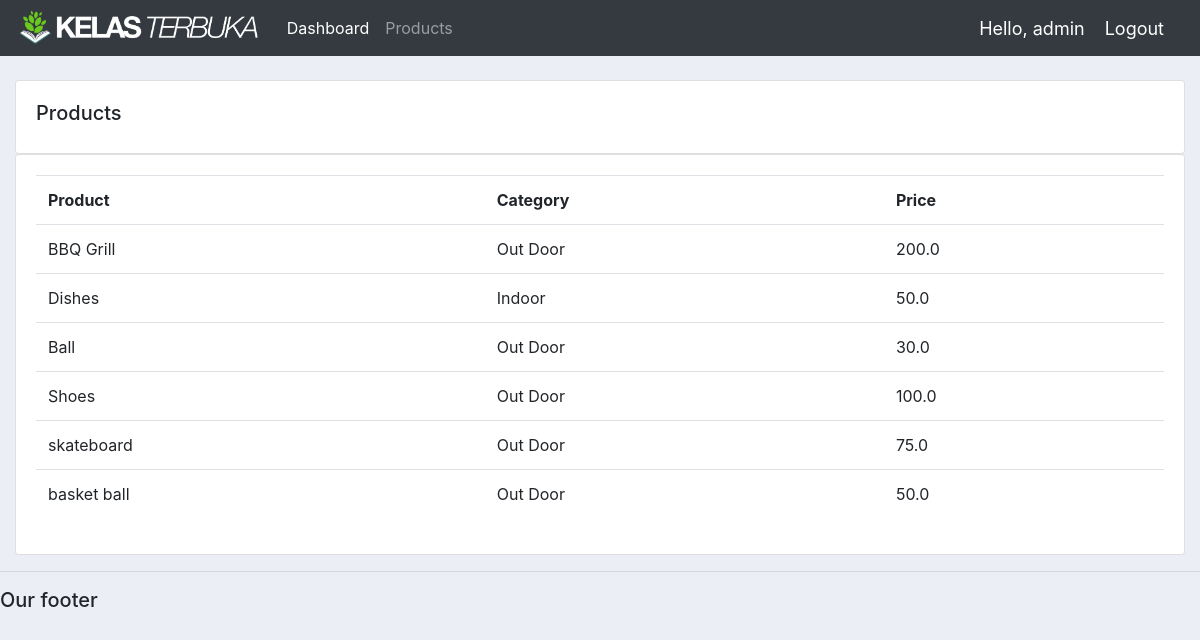
Screenshot of /products/ (signed in) with the database file from the repository.
### accounts/models.py (models this page shows, shortened)
class Product(models.Model):
	CATEGORY = (
			('Indoor', 'Indoor'),
			('Out Door', 'Out Door'),
			)
	name = models.CharField(max_length=200, null=True)
	price = models.FloatField(null=True)
	category = models.CharField(max_length=200, null=True, choices=CATEGORY)
	description = models.CharField(max_length=200, null=True, blank=True)
	date_created = models.DateTimeField(auto_now_add=True, null=True)
	tags = models.ManyToManyField(Tag)

### accounts/decorators.py (the view)
		def wrapper_func(request, *args, **kwargs):
			group = None
			if request.user.groups.exists():
				group = request.user.groups.all()[0].name
			if group in allowed_roles:
				return view_func(request, *args, **kwargs)
			else:
				return HttpResponse('You are not authorized to view this page')

### accounts/views.py (called while the page is built)
@login_required(login_url='accounts:login')
@allowed_users(allowed_roles=['admin'])
def products(request):
    products = Product.objects.all()
    return render(request, 'accounts/products.html', {'products' : products} )

### accounts/templates/accounts/products.html
{%  extends 'accounts/main.html' %}
{% block content %}
<br>
<div class="row">
    <div class="col-md">
        <div class="card card-body">
            <h5>Products</h5>
        </div>
        <div class="card card-body">
            <table class="table">
                <tr>
                    <th>Product</th>
                    <th>Category</th>
                    <th>Price</th>
                </tr>
                {% for i in products %}
                    <tr>
                        <td>{{i.name}}</td>
                        <td>{{i.category}}</td>
                        <td>{{i.price}}</td>
                    </tr>
                {% endfor %}
            </table>
        </div>
    </div>
</div>
{% endblock content %}

### accounts/templates/accounts/navbar.html (shortened to what this page needs)
{% load static %}
<nav class="navbar navbar-expand-lg navbar-dark bg-dark">
    <img style="height: 40px;" src="{% static 'images/logo3.png' %}">
    <div class="collapse navbar-collapse" id="navbarNav">
        <ul class="navbar-nav">
            {% if request.user.is_staff %}
            <li class="nav-item active">
                <a class="nav-link" href="{% url 'accounts:home' %}">Dashboard</a>
            </li>
            <li class="nav-item">
                <a class="nav-link" href="{% url 'accounts:products' %}">Products</a>
            </li>
            {% else %}
            <li class="nav-item">
                <a class="nav-link" href="{% url 'accounts:account' %}">Settings</a>
            </li>
            {% endif %}
        </ul>
    </div>
    <span class="hello-msg">Hello, {{request.user}}</span>
    <span><a class="hello-msg" href="{% url 'accounts:logout' %}">Logout</a></span>
</nav>

### static/css/main.css (style rules this page uses)
body { background-color: #ebeff5; }

### accounts/templates/accounts/navbar.html (style rules this page uses)
.hello-msg { font-size: 18px; color: #fff; margin-right: 20px; }

### rows the page displays
Product: name "BBQ Grill", category "Out Door", price "200.0"
Product: name "Dishes", category "Indoor", price "50.0"
Product: name "Ball", category "Out Door", price "30.0"
Product: name "Shoes", category "Out Door", price "100.0"
Product: name "skateboard", category "Out Door", price "75.0"
Product: name "basket ball", category "Out Door", price "50.0"

### other values shown
{{ request.user }} "admin"
